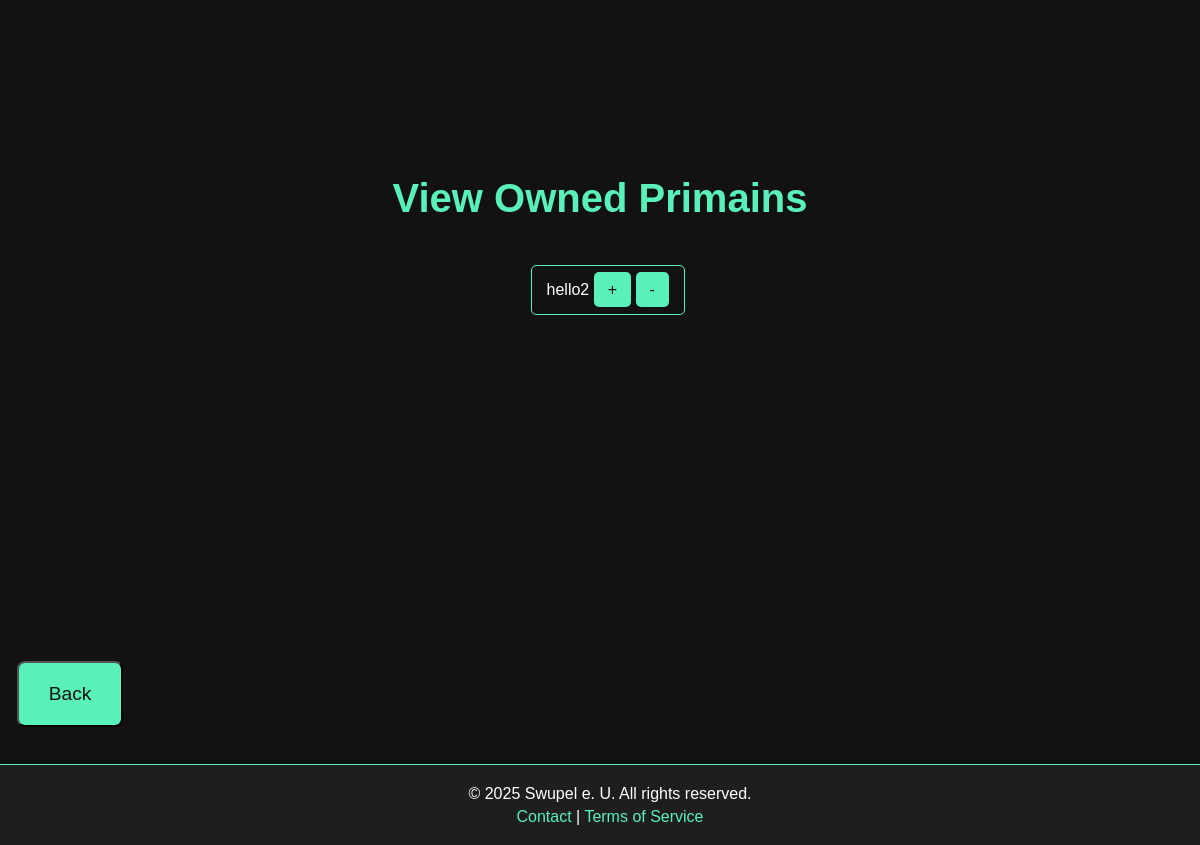
The app's page /view_owned_primains (signed in), older data.
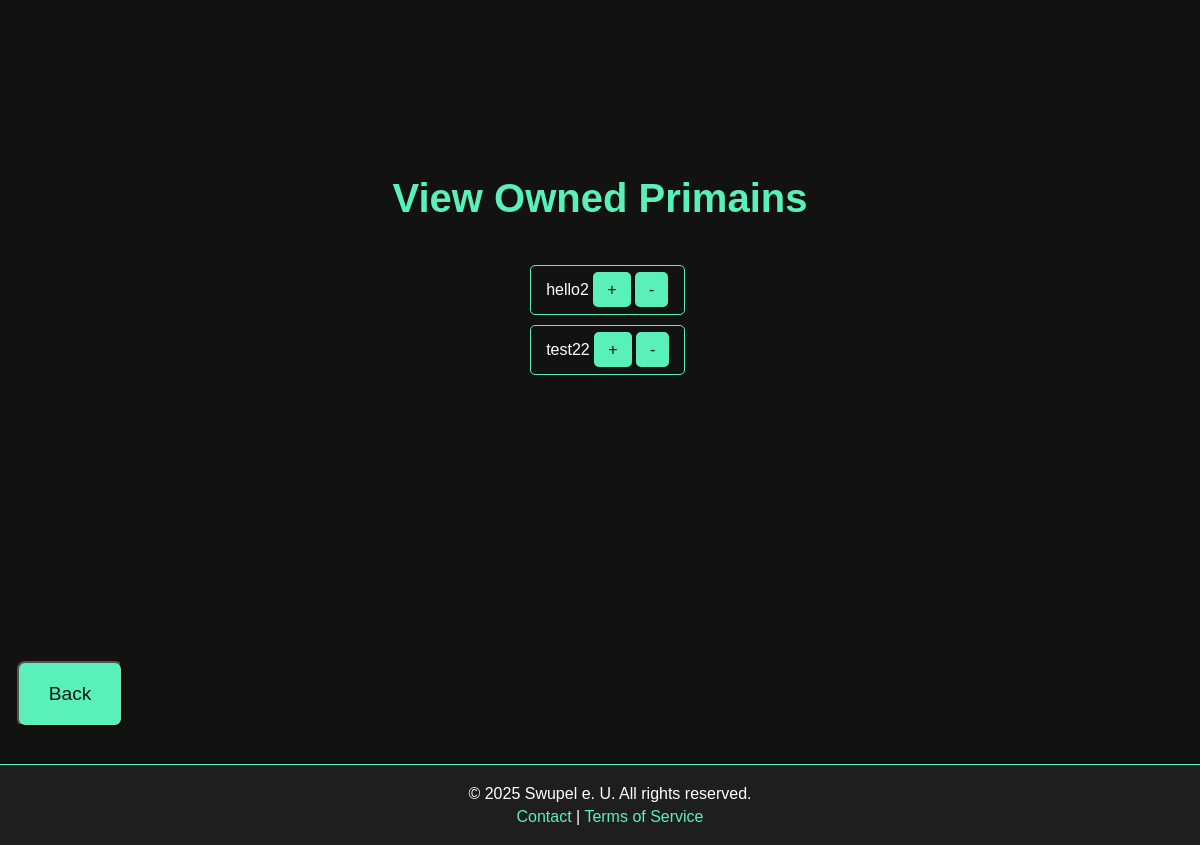
The same page, newer data.
### app.py (models this page shows)
class Primain(db.Model):
    id = db.Column(db.Integer, primary_key=True)
    primain_name = db.Column(db.String(100), unique=True, nullable=False)
    address = db.Column(db.String(100), nullable=False)
    chain = db.Column(db.String(100), nullable=False)
    proof = db.Column(db.String(100), nullable=False)
    signature = db.Column(db.String(100), nullable=False)
    user_id = db.Column(db.Integer, db.ForeignKey('user.id'), nullable=False)
    subscription_id = db.Column(db.String(100), nullable=False)

### app.py (the view)
@app.route('/view_owned_primains')
@login_required
def view_owned_primains():
    if current_user.primains:
        return render_template('view_owned_primains.html', primains=current_user.primains)
    else:
        return render_template('view_owned_primains.html')

### app.py (called while the page is built)
def login_required(f):
    @wraps(f)
    def decorated_function(*args, **kwargs):
        if not current_user.is_authenticated:
            flash('You need to be logged in to view this page.', 'warning')
            return redirect(url_for('login'))
        return f(*args, **kwargs)
    return decorated_function

@login_manager.user_loader
def load_user(user_id):
    return db.session.get(User, int(user_id))

### templates/view_owned_primains.html (shortened to what this page needs)
{% extends "base.html" %}
{% block content %}
<header>
    <h1>View Owned Primains</h1>
</header>
<main>
    {% if primains %}
        <ul>
            {% for primain in primains %}
                <li>
                    <a href="/{{ primain.primain_name }}" class="primain-link">{{ primain.primain_name }}</a>
                    <a href="/register_primain/{{ primain.primain_name }}" class="small-button">+</a>
                    <a href="/delete_adress{{ primain.primain_name }}" class="small-button">-</a>
                </li>
            {% endfor %}
        </ul>
    {% else %}
        <p class="message message-info">No Primains found for this user.</p>
    {% endif %}
</main>
{% endblock %}

### templates/base.html (shortened to what this page needs)
<!DOCTYPE html>
<html lang="en">
<head>
    <link rel="stylesheet" href="{{ url_for('static', filename='style.css') }}">
</head>
    <div class="wrapper">
    <div class="content">
        {% block content %}
        {% endblock %}
    </div>
   </div>
   <footer class="footer">
    <p>© 2025 Swupel e. U. All rights reserved.</p>
    <p><a href="/contact">Contact</a> | <a href="/TOS">Terms of Service</a></p>
    <div>
        <button id='gback-button' class="gbutton">Back</button>
    </div>
</footer>
</html>

### static/style.css (style rules this page uses)
h1 { text-align: center; font-size: 2.5rem; color: #5af0b9; margin: 20px 0; }
ul { max-width: 800px; width: 100%; list-style-type: none; padding: 5%; }
li { background-color: #121212; color: #ffffff; border: 1px solid #5af0b9; border-radius: 5px; padding: 15px; margin-bottom: 10px; cursor: pointer; }
li a { color: inherit; text-decoration: none; }
.gbutton { background-color: #5af0b9; color: #121212; text-decoration: none; padding: 20px 30px; border-radius: 8px; text-align: center; font-size: 1.2rem; transition: background-color 0.3s; cursor: pointer; margin-left: -90%; position: relative; top: -170px; }
p { font-size: 1rem; color: #ffffff; }
p a { color: #5af0b9; text-decoration: none; transition: color 0.3s; }
.small-button { background-color: #5af0b9; color: #121212; text-decoration: none; padding: 9px 14px; border-radius: 5px; text-align: center; font-size: 1rem; transition: background-color 0.3s; cursor: pointer; }
.wrapper { display: flex; flex-direction: column; justify-content: center; align-items: center; margin-top: 5%; }
.content { display: flex; flex-direction: column; flex: 1; width: 100%; max-width: 90vw; align-items: center; margin-top: 10vh; transform: scale(1); padding: 2vh; box-sizing: border-box; }
.footer { background-color: #1e1e1e; color: #ffffff; text-align: center; padding: 15px 10px; border-top: 1px solid #5af0b9; position: fixed; bottom: 0; left: 0; right: 0; width: 100%; height: 50px; box-shadow: 0 -2px 5px rgba(0, 0, 0, 0.2); margin-top: -10px; }
.footer p { margin: 5px 0; font-size: 1rem; }
.footer a { color: #5af0b9; text-decoration: none; transition: color 0.3s; }

Row changes from the older to the newer data that the page shows:
added Primain: primain_name "test22"
